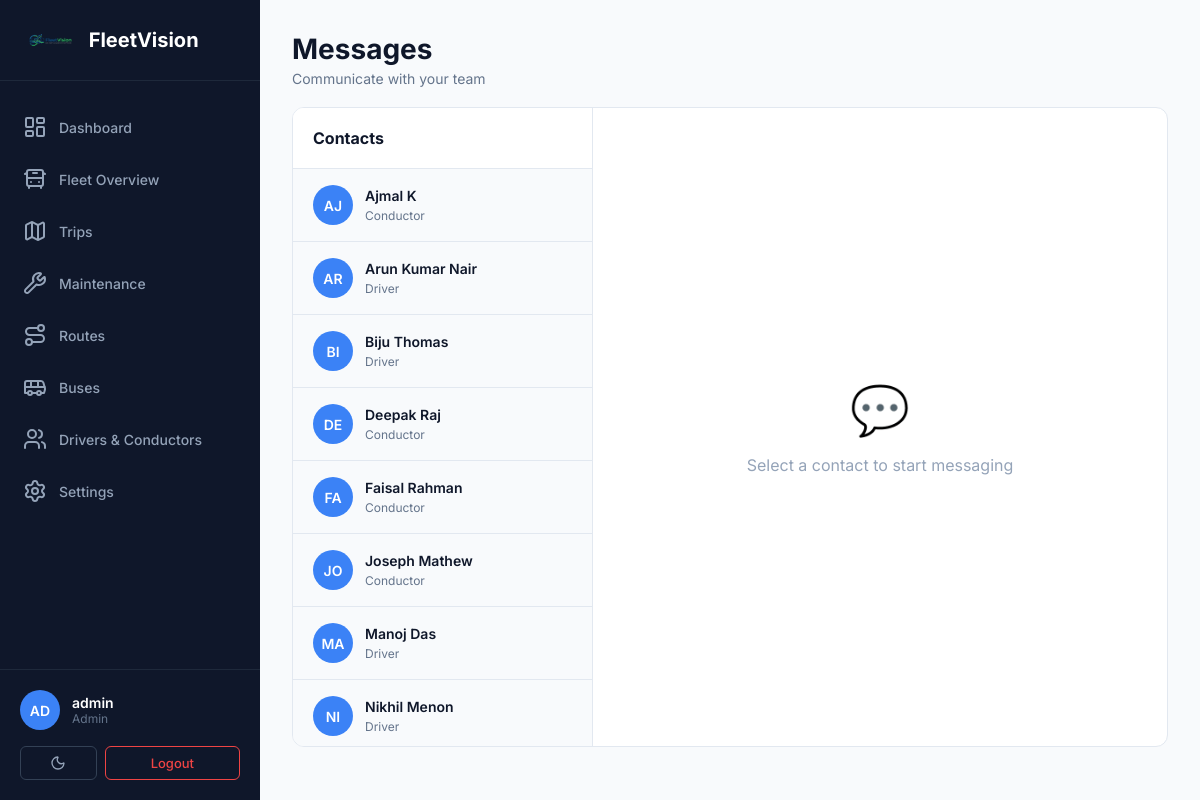
The page /chat.php (signed in) on the database its author committed.
### tables this page shows
CREATE TABLE users (
        id INTEGER PRIMARY KEY AUTOINCREMENT,
        username TEXT NOT NULL UNIQUE,
        email TEXT NOT NULL UNIQUE,
        password_hash TEXT,
        google_id TEXT UNIQUE,
        role TEXT DEFAULT 'user',
        status TEXT DEFAULT 'pending',
        created_at DATETIME DEFAULT CURRENT_TIMESTAMP
    , contact_no TEXT, license_number TEXT, emergency_contact TEXT, blood_type TEXT);

### chat.php (the view, shortened to what this page needs)
<?php
require_once __DIR__ . '/includes/db.php';
$current_user_id = $_SESSION['user_id'];
$stmt = $pdo->prepare("SELECT id, username, role FROM users WHERE id != ? ORDER BY username ASC");
$stmt->execute([$current_user_id]);
$users = $stmt->fetchAll(PDO::FETCH_ASSOC);
include __DIR__ . '/includes/header.php';
?>
<header class="top-header" style="margin-bottom: 20px;">
    <div class="header-left">
        <h1 class="page-title">Messages</h1>
        <p class="page-subtitle">Communicate with your team</p>
    </div>
</header>
<section class="content-section" style="margin-bottom: 0;">
    <div class="chat-container">
        <div class="chat-sidebar">
            <div class="chat-sidebar-header">
                <h3>Contacts</h3>
            </div>
            <div class="user-list">
                <?php foreach ($users as $user): ?>
                    <div class="user-item" data-id="<?php echo $user['id']; ?>" data-name="<?php echo htmlspecialchars($user['username']); ?>">
                        <div class="chat-user-avatar">
                            <?php echo strtoupper(substr($user['username'], 0, 2)); ?>
                        </div>
                        <div class="chat-user-info">
                            <div class="chat-username"><?php echo htmlspecialchars($user['username']); ?></div>
                            <div class="chat-user-role"><?php echo ucfirst(htmlspecialchars($user['role'])); ?></div>
                        </div>
                    </div>
                <?php endforeach; ?>
            </div>
        </div>
        <div class="no-chat-selected" id="no-chat-selected">
            <div class="no-chat-icon">💬</div>
            <div>Select a contact to start messaging</div>
        </div>
    </div>
</section>
<?php include __DIR__ . '/includes/footer.php'; ?>

### dashboard.css (style rules this page uses)
* { margin: 0; padding: 0; box-sizing: border-box; }
body { font-family: 'Inter', -apple-system, BlinkMacSystemFont, 'Segoe UI', sans-serif; background: #f8fafc; color: #1e293b; }
.top-header { display: flex; justify-content: space-between; align-items: center; margin-bottom: 32px; }
.header-left { flex: 1; }
.page-title { font-size: 28px; font-weight: 700; color: #0f172a; margin-bottom: 4px; }
.page-subtitle { font-size: 14px; color: #64748b; }
.content-section { margin-bottom: 40px; }

### chat.php (style rules this page uses)
.chat-container { display: flex; height: calc(100vh - 160px); background: white; border-radius: 12px; border: 1px solid #e2e8f0; overflow: hidden; }
.chat-sidebar { width: 300px; border-right: 1px solid #e2e8f0; display: flex; flex-direction: column; background: #f8fafc; }
.chat-sidebar-header { padding: 20px; border-bottom: 1px solid #e2e8f0; background: white; }
.chat-sidebar-header h3 { margin: 0; font-size: 16px; color: #0f172a; }
.user-list { flex: 1; overflow-y: auto; }
.user-item { display: flex; align-items: center; gap: 12px; padding: 16px 20px; cursor: pointer; border-bottom: 1px solid #e2e8f0; transition: background 0.2s; }
.chat-user-avatar { width: 40px; height: 40px; border-radius: 50%; background: #3b82f6; color: white; display: flex; align-items: center; justify-content: center; font-weight: 600; font-size: 14px; }
.chat-user-info { flex: 1; }
.chat-username { font-size: 14px; font-weight: 600; color: #0f172a; margin-bottom: 4px; }
.chat-user-role { font-size: 12px; color: #64748b; }
.no-chat-selected { flex: 1; display: flex; flex-direction: column; align-items: center; justify-content: center; color: #94a3b8; font-size: 16px; }
.no-chat-icon { font-size: 48px; margin-bottom: 16px; }

### rows shown on the page
users: username "AJ", username "Ajmal K", role "Conductor"
users: username "AR", username "Arun Kumar Nair", role "Driver"
users: username "BI", username "Biju Thomas", role "Driver"
users: username "DE", username "Deepak Raj", role "Conductor"
users: username "FA", username "Faisal Rahman", role "Conductor"
users: username "JO", username "Joseph Mathew", role "Conductor"
users: username "MA", username "Manoj Das", role "Driver"
users: username "NI", username "Nikhil Menon", role "Driver"

### other values the page prints
$username_initials "AD"
$current_username "admin"
$_SESSION['role'] "Admin"
